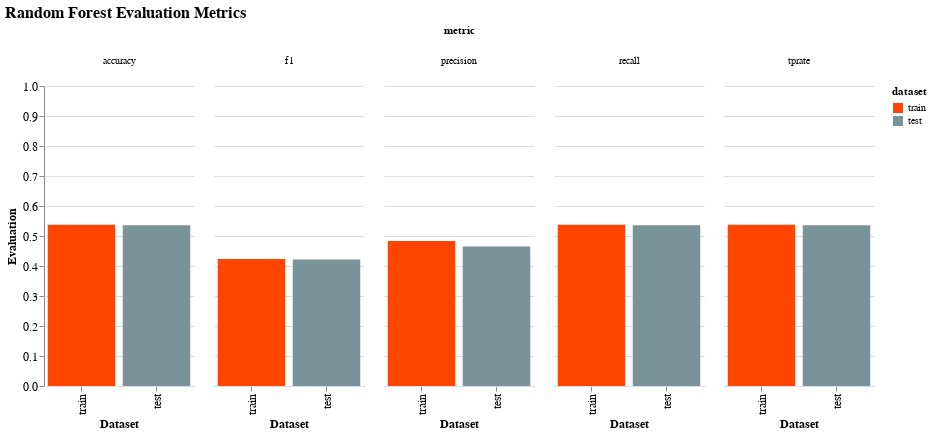

Notebook source saved alongside this figure:
### Code cell
domain_ = ['train', 'test']
range_ = ['#ff4500', '#7a9299'] # orca: 1b2426

# create the selection and color scheme for interaction
selection = alt.selection_single(fields = ['dataset'], name = 'Random')
color = alt.condition(selection,
                      alt.Color('dataset:N', scale=alt.Scale(domain=domain_, range=range_)),
                      alt.value('lightgray'))

# create the figure
bar = (alt.Chart(eval_df, width = 150)
 .mark_bar()
 .encode(y = alt.Y('value:Q', scale = alt.Scale(domain=[0, 1])),
         x = alt.X('dataset:N', sort = ['train', 'test']),
         color = color,
         column = alt.Column('metric:N', header = alt.Header(labelAngle = 0, labelOrient = 'top'))
        )
).add_selection(selection)

bar.title = 'Random Forest Evaluation Metrics'
bar.encoding.x.title = 'Dataset'
bar.encoding.y.title = 'Evaluation'

random_forest_eval = (bar).configure_view(strokeOpacity = 0).configure_axis(
    labelFontSize = 12,
    titleFontSize = 12
).configure_title(
    fontSize = 16
)

random_forest_eval

### Figure 1 — Vega-Lite specification as saved in the notebook (floating-point values rounded to 4 significant figures)
{"config": {"view": {"continuousWidth": 400, "continuousHeight": 300, "strokeOpacity": 0}, "axis": {"labelFontSize": 12, "titleFontSize": 12}, "title": {"fontSize": 16}}, "data": {"name": "data-8ad21c09ecb1a8c22a435ff862cd3c35"}, "mark": "bar", "encoding": {"color": {"condition": {"field": "dataset", "scale": {"domain": ["train", "test"], "range": ["#ff4500", "#7a9299"]}, "type": "nominal", "selection": "Random"}, "value": "lightgray"}, "column": {"field": "metric", "header": {"labelAngle": 0, "labelOrient": "top"}, "type": "nominal"}, "x": {"field": "dataset", "sort": ["train", "test"], "title": "Dataset", "type": "nominal"}, "y": {"field": "value", "scale": {"domain": [0, 1]}, "title": "Evaluation", "type": "quantitative"}}, "selection": {"Random": {"type": "single", "fields": ["dataset"]}}, "title": "Random Forest Evaluation Metrics", "width": 150, "$schema": "https://vega.github.io/schema/vega-lite/v4.17.0.json", "datasets": {"data-8ad21c09ecb1a8c22a435ff862cd3c35": [{"dataset": "train", "metric": "accuracy", "value": 0.5376}, {"dataset": "test", "metric": "accuracy", "value": 0.5361}, {"dataset": "train", "metric": "f1", "value": 0.4237}, {"dataset": "test", "metric": "f1", "value": 0.4216}, {"dataset": "train", "metric": "precision", "value": 0.4833}, {"dataset": "test", "metric": "precision", "value": 0.4647}, {"dataset": "train", "metric": "recall", "value": 0.5376}, {"dataset": "test", "metric": "recall", "value": 0.5361}, {"dataset": "train", "metric": "tprate", "value": 0.5376}, {"dataset": "test", "metric": "tprate", "value": 0.5361}]}}
